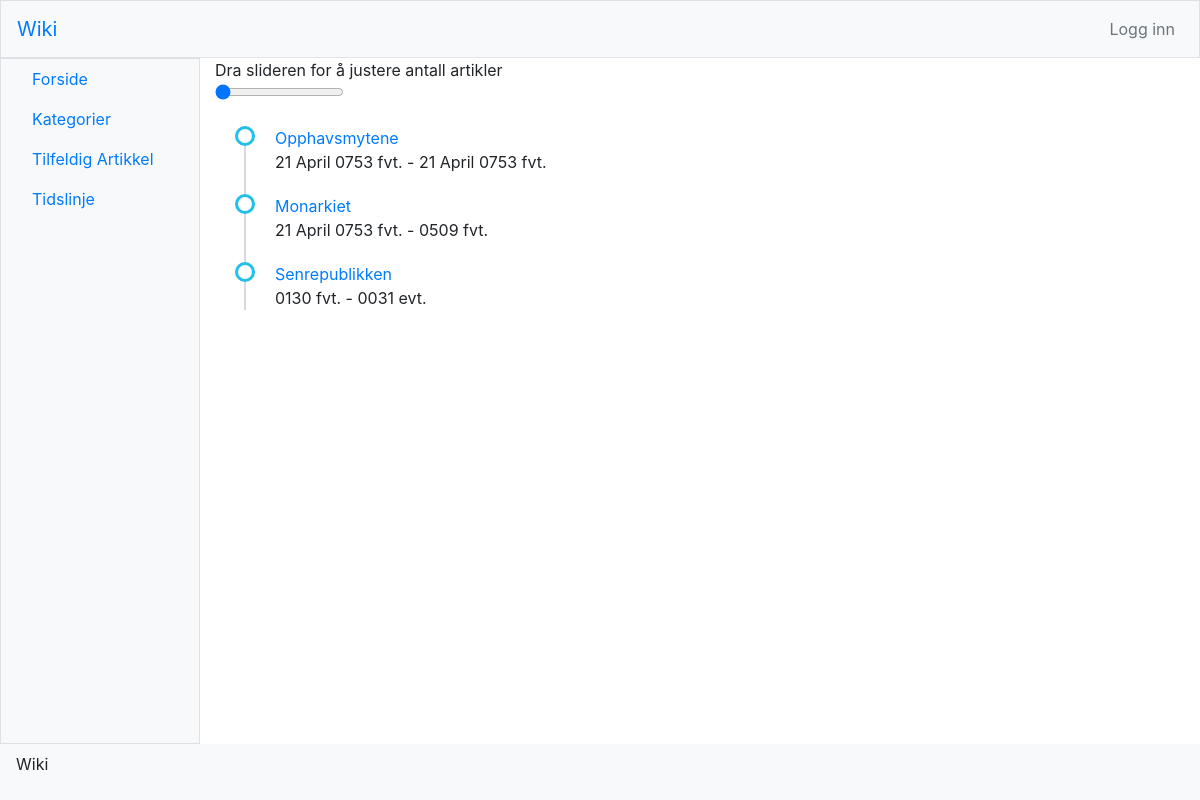
The app's page /timeline.php with its own data.
### tables this page shows
CREATE TABLE IF NOT EXISTS `articles` (
  `ArticleID` int(11) NOT NULL AUTO_INCREMENT,
  `Name` varchar(255) NOT NULL,
  `CategoryID` int(11) DEFAULT NULL,
  `Privilige` varchar(55) NOT NULL DEFAULT 'default',
  `startdate` varchar(9) NOT NULL,
  `enddate` varchar(9) NOT NULL,
  `importance` int(11) NOT NULL,
  PRIMARY KEY (`ArticleID`),
  UNIQUE KEY `ArticleID` (`ArticleID`),
  KEY `CategoryID` (`CategoryID`)
);

### timeline.php (the view, shortened to what this page needs)
<?php
	include("header.php");
	function datostring($day, $month, $year){
		$result = "";
		$result = $result . $day;
		switch($month){
			case 4:
			$result = $result . " April ";
			break;
		}
		$result = $result . (string)$year;
		return($result);
	}
?>
<?php
	$database = connect();
	$articleBCStartQuery = "SELECT importance, name, articleid, categoryid, substr(startdate, 2, 4) as startyear, substr(startdate, 6, 2) as startmonth, substr(startdate, 8, 2) as startday, substr(enddate, 1, 1) as minusorplus, substr(enddate, 2, 4) as endyear, substr(enddate, 6, 2) as endmonth, substr(enddate, 8, 2) as endday FROM `articles` WHERE startdate LIKE '-%' ORDER BY substr(startdate, 2, 4) DESC, substr(startdate, 6, 2),  substr(startdate, 8, 2);";
	$articleBCStartData = $database->query($articleBCStartQuery);
?>
Dra slideren for å justere antall artikler
<div class="slidecontainer">
	<input type="range" min="0" max="15" value="0" class="slider" id="myRange">
</div>
<ul class="timeline">
	<?php
		while($article = mysqli_fetch_assoc($articleBCStartData)){
		?>
		<li class="timeelem" data-imp="<?php echo($article["importance"]); ?>">
			<a href="artikkel?id=<?php echo($article["articleid"]); ?>"><?php echo($article["name"]); ?></a>
			<p>
				<?php echo(datostring($article["startday"], $article["startmonth"], $article["startyear"]));  ?> fvt.
				- <?php echo(datostring($article["endday"], $article["endmonth"], $article["endyear"]));  ?>
				<?php
					if($article["minusorplus"] == "-"){
						echo("fvt.");
					}
					else{
						echo("evt.");
					}
				?>
			</p>
		</li>
		<?php
		}
	?>
</ul>
<?php
	include("footer.php");
?>

### timeline.php (style rules this page uses)
ul.timeline { list-style-type: none; position: relative; }
ul.timeline:before { content: ' '; background: #d4d9df; display: inline-block; position: absolute; left: 29px; width: 2px; height: 100%; z-index: 400; }
ul.timeline > li { margin: 20px 0; padding-left: 20px; }
ul.timeline > li:before { content: ' '; background: white; display: inline-block; position: absolute; border-radius: 50%; border: 3px solid #22c0e8; left: 20px; width: 20px; height: 20px; z-index: 400; }

### records on screen
articles: Name "Opphavsmytene", startyear "21 April 0753", endyear "21 April 0753", shows "fvt."
articles: Name "Monarkiet", startyear "21 April 0753", endyear "0509", shows "fvt."
articles: Name "Senrepublikken", startyear "0130", endyear "0031", shows "evt."
